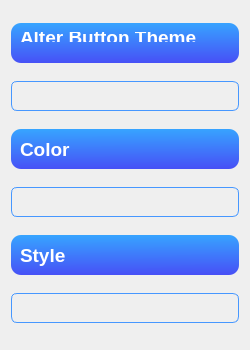
                <widget class="QWidget" name="scrollAreaWidgetContents_6">
                 <property name="geometry">
                  <rect>
                   <x>0</x>
                   <y>0</y>
                   <width>250</width>
                   <height>350</height>
                  </rect>
                 </property>
                 <layout class="QVBoxLayout" name="verticalLayout_19">
                  <item>
                   <widget class="QFrame" name="frame_36">
                    <property name="maximumSize">
                     <size>
                      <width>16777215</width>
                      <height>40</height>
                     </size>
                    </property>
                    <property name="styleSheet">
                     <string notr="true">background-color: qlineargradient(spread:pad, x1:0.502463, y1:0, x2:0.527, y2:1, stop:0 rgba(55, 164, 255, 255), stop:1 rgba(71, 80, 246, 255));
color: rgb(255, 255, 255);
border-radius:10px;</string>
                    </property>
                    <property name="frameShape">
                     <enum>QFrame::StyledPanel</enum>
                    </property>
                    <property name="frameShadow">
                     <enum>QFrame::Raised</enum>
                    </property>
                    <layout class="QHBoxLayout" name="horizontalLayout_26">
                     <property name="bottomMargin">
                      <number>30</number>
                     </property>
                     <item alignment="Qt::AlignLeft">
                      <widget class="QLabel" name="label_16">
                       <property name="minimumSize">
                        <size>
                         <width>0</width>
                         <height>10</height>
                        </size>
                       </property>
                       <property name="font">
                        <font>
                         <pointsize>14</pointsize>
                         <weight>75</weight>
                         <bold>true</bold>
                        </font>
                       </property>
                       <property name="styleSheet">
                        <string notr="true">background:transparent;</string>
                       </property>
                       <property name="text">
                        <string>Alter Button Theme</string>
                       </property>
                      </widget>
                     </item>
                    </layout>
                   </widget>
                  </item>
                  <item>
                   <widget class="QFrame" name="frame_35">
                    <property name="maximumSize">
                     <size>
                      <width>16777215</width>
                      <height>30</height>
                     </size>
                    </property>
                    <property name="styleSheet">
                     <string notr="true">    border-width: 1px;
    border-radius: 6px;
    border:1px solid rgb(70, 151, 255);
 padding: 6px;
color: rgb(0, 0, 0);
</string>
                    </property>
                    <property name="frameShape">
                     <enum>QFrame::StyledPanel</enum>
                    </property>
                    <property name="frameShadow">
                     <enum>QFrame::Raised</enum>
                    </property>
                    <layout class="QHBoxLayout" name="horizontalLayout_25"/>
                   </widget>
                  </item>
                  <item>
                   <widget class="QFrame" name="frame_37">
                    <property name="maximumSize">
                     <size>
                      <width>16777215</width>
                      <height>40</height>
                     </size>
                    </property>
                    <property name="styleSheet">
                     <string notr="true">background-color: qlineargradient(spread:pad, x1:0.502463, y1:0, x2:0.527, y2:1, stop:0 rgba(55, 164, 255, 255), stop:1 rgba(71, 80, 246, 255));
color: rgb(255, 255, 255);
border-radius:10px;</string>
                    </property>
                    <property name="frameShape">
                     <enum>QFrame::StyledPanel</enum>
                    </property>
                    <property name="frameShadow">
                     <enum>QFrame::Raised</enum>
                    </property>
                    <layout class="QHBoxLayout" name="horizontalLayout_27">
                     <item alignment="Qt::AlignLeft">
                      <widget class="QLabel" name="label_17">
                       <property name="minimumSize">
                        <size>
                         <width>0</width>
                         <height>10</height>
                        </size>
                       </property>
                       <property name="font">
                        <font>
                         <pointsize>14</pointsize>
                         <weight>75</weight>
                         <bold>true</bold>
                        </font>
                       </property>
                       <property name="styleSheet">
                        <string notr="true">background:transparent;</string>
                       </property>
                       <property name="text">
                        <string>Color</string>
                       </property>
                      </widget>
                     </item>
                    </layout>
                   </widget>
                  </item>
                  <item>
                   <widget class="QFrame" name="frame_38">
                    <property name="maximumSize">
                     <size>
                      <width>16777215</width>
                      <height>30</height>
                     </size>
                    </property>
                    <property name="styleSheet">
                     <string notr="true">    border-width: 1px;
    border-radius: 6px;
    border:1px solid rgb(70, 151, 255);
 padding: 6px;
color: rgb(0, 0, 0);</string>
                    </property>
                    <property name="frameShape">
                     <enum>QFrame::StyledPanel</enum>
                    </property>
                    <property name="frameShadow">
                     <enum>QFrame::Raised</enum>
                    </property>
                    <layout class="QHBoxLayout" name="horizontalLayout_28"/>
                   </widget>
                  </item>
                  <item>
                   <widget class="QFrame" name="frame_39">
                    <property name="maximumSize">
                     <size>
                      <width>16777215</width>
                      <height>40</height>
                     </size>
                    </property>
                    <property name="styleSheet">
                     <string notr="true">background-color: qlineargradient(spread:pad, x1:0.502463, y1:0, x2:0.527, y2:1, stop:0 rgba(55, 164, 255, 255), stop:1 rgba(71, 80, 246, 255));
color: rgb(255, 255, 255);
border-radius:10px;</string>
                    </property>
                    <property name="frameShape">
                     <enum>QFrame::StyledPanel</enum>
                    </property>
                    <property name="frameShadow">
                     <enum>QFrame::Raised</enum>
                    </property>
                    <layout class="QHBoxLayout" name="horizontalLayout_29">
                     <item alignment="Qt::AlignLeft">
                      <widget class="QLabel" name="label_18">
                       <property name="minimumSize">
                        <size>
                         <width>0</width>
                         <height>10</height>
                        </size>
                       </property>
                       <property name="font">
                        <font>
                         <pointsize>14</pointsize>
                         <weight>75</weight>
                         <bold>true</bold>
                        </font>
                       </property>
                       <property name="styleSheet">
                        <string notr="true">background:transparent;</string>
                       </property>
                       <property name="text">
                        <string>Style</string>
                       </property>
                      </widget>
                     </item>
                    </layout>
                   </widget>
                  </item>
                  <item>
                   <widget class="QFrame" name="frame_40">
                    <property name="maximumSize">
                     <size>
                      <width>16777215</width>
                      <height>30</height>
                     </size>
                    </property>
                    <property name="styleSheet">
                     <string notr="true">    border-width: 1px;
    border-radius: 6px;
    border:1px solid rgb(70, 151, 255);
 padding: 6px;
color: rgb(0, 0, 0);
</string>
                    </property>
                    <property name="frameShape">
                     <enum>QFrame::StyledPanel</enum>
                    </property>
                    <property name="frameShadow">
                     <enum>QFrame::Raised</enum>
                    </property>
                    <layout class="QHBoxLayout" name="horizontalLayout_30"/>
                   </widget>
                  </item>
                 </layout>
                </widget>
